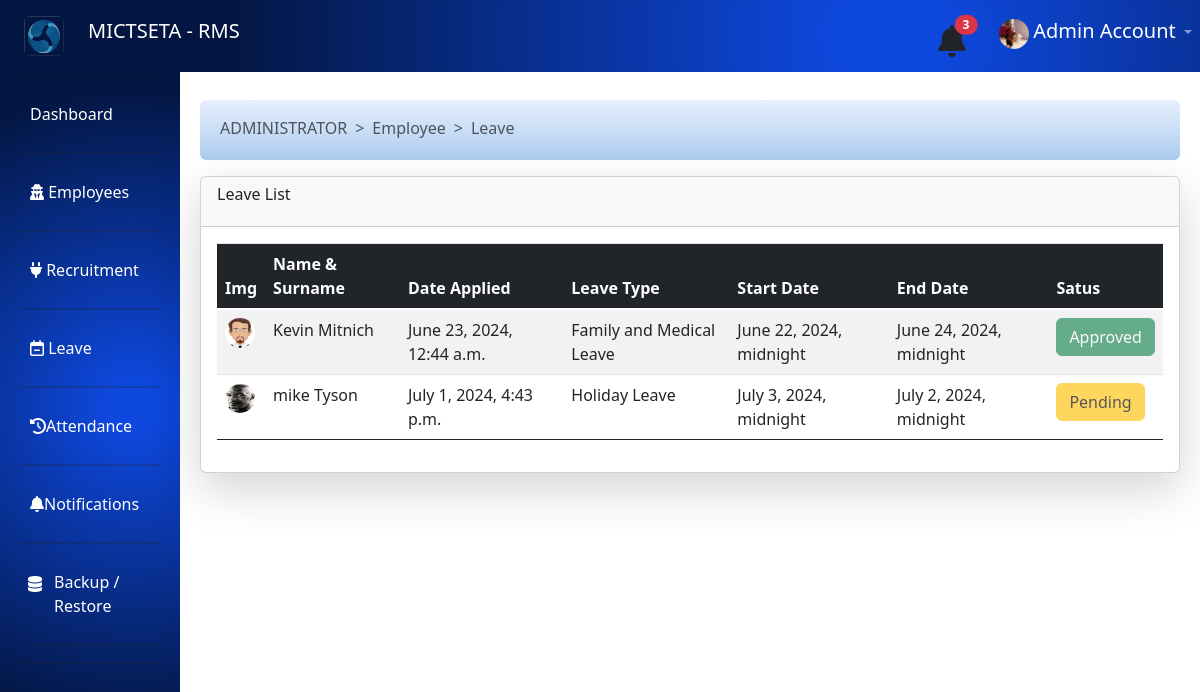
Screenshot of /dashboard/view_leave/ (signed in) with the database file from the repository.
### profiles/models.py (models this page shows)
class ProfileImage(models.Model):
	user = models.OneToOneField(User, on_delete=models.CASCADE)
	image = models.ImageField(upload_to='static/profiles/images/')
	uploaded_at = models.DateTimeField(auto_now_add=True)

class StaffProfile(models.Model):
	user = models.OneToOneField(User, on_delete=models.CASCADE)
	job_title = models.CharField(max_length=100,null=True )
	department = models.CharField(max_length=6,null=True )
	salary = models.CharField(max_length=225,null=True )
	hire_date = models.DateTimeField(auto_now_add=True)
	phone = models.CharField(max_length=6,null=True )
	idnumber =  models.CharField(max_length=13,null=False )
	gender = models.CharField(max_length=6,null=False )
	age = models.CharField(max_length=6,null=False )
	dob = models.CharField(max_length=6,null=False )

class Leave(models.Model):
	employee = models.ForeignKey(User, on_delete=models.CASCADE)
	lave_type = models.CharField(max_length=225,null=False )
	message = models.CharField(max_length=225,null=False)
	start_date = models.DateTimeField(null=False)
	end_date = models.DateTimeField(null=False)
	date = models.DateTimeField(auto_now_add=True)
	status = models.CharField(max_length=225,null=False )
	seen = models.BooleanField(null=False, default=False)

### dashboard/views.py (the view)
# urls.py: path('view_leave/', views.view_leave, name="dashboard.view_leave"),
def view_leave(request):
    if request.user.is_authenticated:
        if request.user.is_staff:
            try:
                leaves = Leave.objects.all()
                notify_len = len(Notification.objects.all())
                return render(request, 'view_leave.html', {'leaves':leaves,'notify_len':notify_len})
            except Exception as e:
                return HttpResponse(f'view leave: {e}')
        else:
            return HttpResponse(f"<h1> Sever Error : Permission Denied </h1>")
    else:
       return redirect('render_auth_page')

### dashboard/templates/view_leave.html (shortened to what this page needs)
{% extends 'dashboard_base.html' %}
{% block breadcrumbs %}
      <li class="breadcrumb-item active" aria-current="page">Employee</li>
      <li class="breadcrumb-item active" aria-current="page">Leave</li>
{% endblock %}
{% load static %}
{% block content %}
 <div class="table-container mt-3">
          <div class="card shadow-lg rounded">
              <div class="card-header d-flex justify-content-between " style="height:50px;">
                <h6>Leave List</h6>
              </div>
              <div class="card-body">
                <table id="leave" class="table table-striped" style="width:100%">
                        <thead>
                            <tr>
                               <th class="bg-dark text-white">Img</th>
                                <th class="bg-dark text-white">Name & Surname</th>
                                <th class="bg-dark text-white">Date Applied</th>
                                <th class="bg-dark text-white">Leave Type</th>
                                <th class="bg-dark text-white">Start Date</th>
                                <th class="bg-dark text-white">End Date</th>
                                <th class="bg-dark text-white">Satus</th>
                            </tr>
                        </thead>
                        <tbody>
                            {% for leave in leaves %}
                                <tr>
                                 <td><img src="{{leave.employee.profileimage.image.url}}" class="rounded-circle" alt="..." style="width:30px;height: 30px;">
                                </td>
                                <td>{{leave.employee.first_name}} {{leave.employee.last_name}}</td>
                                <td>{{leave.date}}</td>
                                <td>{{leave.lave_type}}</td>
                                <td>{{leave.start_date}}</td>
                                <td>{{leave.end_date}}</td>
                                <td>
                                    {% if leave.status == "Pending" %}
                                        <button class="btn btn-warning" disabled>{{leave.status}}</button>
                                    {% elif leave.status == "Rejected" %}
                                        <button class="btn btn-danger" disabled>{{leave.status}}</button>
                                    {% elif leave.status == "Closed" %}
                                        <button class="btn btn-info" disabled>{{leave.status}}</button>
                                    {% else %}
                                        <button class="btn btn-success" disabled>{{leave.status}}</button>
                                    {% endif %}
                                </td>
                                </tr>
                            {% endfor %}
                        </tbody>
                    </table>
                  </div>
                </div>
        </div>
{% endblock %}

### dashboard/templates/dashboard_base.html (shortened to what this page needs)
<!DOCTYPE html>
<html lang="en">
<head>
  <link href="https://cdn.jsdelivr.net/npm/bootstrap@5.0.2/dist/css/bootstrap.min.css" rel="stylesheet">
  <link href="https://stackpath.bootstrapcdn.com/bootstrap/4.5.2/css/bootstrap.min.css" rel="stylesheet">
  <link rel="stylesheet" href="https://cdnjs.cloudflare.com/ajax/libs/font-awesome/4.7.0/css/font-awesome.min.css">
  <link rel="stylesheet" href="https://cdnjs.cloudflare.com/ajax/libs/font-awesome/6.0.0-beta3/css/all.min.css">
    <link
        href=
"https://cdnjs.cloudflare.com/ajax/libs/bootstrap-datetimepicker/4.17.37/css/bootstrap-datetimepicker.min.css"
        rel="stylesheet">
  <link rel="stylesheet" href="https://cdnjs.cloudflare.com/ajax/libs/twitter-bootstrap/5.3.0/css/bootstrap.min.css">
  <link rel="stylesheet" href="https://cdn.datatables.net/2.0.8/css/dataTables.bootstrap5.css">
 {% load static %}
</head>
<body>
  <nav class="navbar navbar-expand-lg navbar-dark ">
    <a class="navbar-brand " href="#">
      <img src="{% static 'job_seeker/images/webicon.png' %}" class="rounded-2 float-start mx-4" alt="..." style="width:40px;height:40px;" >
      <span>
        MICTSETA - RMS
      </span>
    </a>
    <div class="collapse navbar-collapse" id="navbarNav">
      <ul class="navbar-nav ml-auto">
        <li class="nav-item">
          <a class="nav-link" href="#">
            <a href="{% url 'dashboard.get_notifications'%}">
              <button type="button" class="btn btn-primarys position-relative p-0 mr-4 mb-1">
               <i class="fas fa-bell fa-2x text-dark"  > </i>
               {% if user.notification_set.all > 0  or user.is_superuser %}
                {% if notify_len %}
                <span class="position-absolute top-0 start-100 translate-middle badge rounded-pill bg-danger ">
                  {{notify_len}}
                </span>
                {% endif%}
              {% endif %}
              </button>
            </a>
          </a>
        </li>
        <li class="nav-item dropdown">
          <a class="nav-link dropdown-toggle" href="#" id="navbarDropdown" role="button" data-toggle="dropdown" aria-haspopup="true" aria-expanded="false">
           {% if user.profileimage.image %}
            <img src="{{user.profileimage.image.url}}" class="rounded-circle" alt="..." style="width:30px;height: 30px;">
            {% else %}
            <img src="{% static 'dashboard/images/default_user.jpg' %}" class="rounded-circle" alt="..." style="width:30px;height: 30px;">
           {% endif %}
            <span class="text-white " style="font-size:20px;">{{user.first_name}} {{user.last_name}}</span>
          </a>
        </li>
      </ul>
    </div>
  </nav>
  <div class="sidebar" style=" overflow-y: scroll; overflow-x:none;">
    <h2 class="text-white">Dashboard</h2>
    <hr>
    <a href="#" data-toggle="collapse" data-target="#dashboardMenu" aria-expanded="false" aria-controls="dashboardMenu">
      Dashboard
    </a>
    <hr>
{% if user.is_superuser and user.staffprofile.department == "ADMINISTRATOR" or user.is_superuser and user.staffprofile.department == "MANAGER" %}
    <a href="#" data-toggle="collapse" data-target="#usersMenu" aria-expanded="false" aria-controls="usersMenu">
      <i class="fa fa-user-secret" aria-hidden="true"></i>
       Employees
    </a>
    <hr>
{% endif %}
    <a href="#" data-toggle="collapse" data-target="#jobsMenu" aria-expanded="false" aria-controls="jobsMenu">
    <i class="fa fa-plug" aria-hidden="true"></i>  Recruitment
    </a>
    <hr>
    <a href="#" data-toggle="collapse" data-target="#settingsMenu" aria-expanded="false" aria-controls="settingsMenu">
     <i class="fa fa-calendar-minus-o" aria-hidden="true"></i>
 Leave
    </a>
    <hr>
    <a href="{% url 'dashboard.manage_attendance' %}">
      <i class="fa fa-history" aria-hidden="true"></i>Attendance
    </a>
    <hr>
    <a href="#" data-toggle="collapse" data-target="#notificationsMenu" aria-expanded="false" aria-controls="notificationsMenu">
      <i class="fas fa-bell"  > </i>Notifications {% if noty %}<span class="badge bg-danger">{{noty}}</span>{% endif %}
    </a>
    <hr>
     <i class="fa fa-database mt-3 ml-2 position-absolute text-white" aria-hidden="true"></i>
    <a href="{% url 'dashboard.backup_database' %}" class="ml-4">
      Backup / Restore
    </a>
    <hr>
    <hr>
  </div>
  <div class="main-content">
    <div class="content">
      <div id="defaultPage" style="margin-top: 40px;">
        <nav style="--bs-breadcrumb-divider: '>';margin-top: 80px;" aria-label="breadcrumb" class="p-1 pt-3 rounded-2 bread-container">
          <ol class="breadcrumb px-3">
            <li class="breadcrumb-item active"> {{user.staffprofile.department}}</li>
            {% block breadcrumbs %}
            {% endblock %}
          </ol>
        </nav>
        {% block content %}
        {% endblock %}
      </div>
    </div>
  </div>
</body>
</html>

### rows the page displays
Leave: employee.profileimage.image (picture), employee.first_name "Kevin", employee.last_name "Mitnich", date "June 23, 2024, 12:44 a.m.", lave_type "Family and Medical Leave", start_date "June 22, 2024, midnight", end_date "June 24, 2024, midnight", status "Approved"
Leave: employee.profileimage.image (picture), employee.first_name "mike", employee.last_name "Tyson", date "July 1, 2024, 4:43 p.m.", lave_type "Holiday Leave", start_date "July 3, 2024, midnight", end_date "July 2, 2024, midnight", status "Pending"

### other values shown
{{ notify_len }} "3"
{{ user.first_name }} "Admin"
{{ user.last_name }} "Account"
{{ user.staffprofile.department }} "ADMINISTRATOR"
